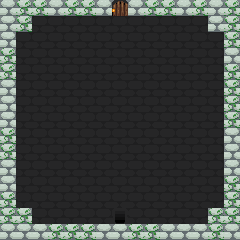

This is a level from a 2D game, rendered from its Tiled map with the project's own tilesets. A one-line summary and the complete map file follow:
An orthogonal 15x15 tile map with 16x16 px tiles, 2 tile layers (background, foreground) and 1 object.

<map version="1.5" tiledversion="1.6.0" orientation="orthogonal" renderorder="right-down" width="15" height="15" tilewidth="16" tileheight="16" infinite="0" nextlayerid="4" nextobjectid="2">
 <editorsettings>
  <export target="stage.json" format="json" />
 </editorsettings>
 <tileset firstgid="1" name="tiles" tilewidth="16" tileheight="16" tilecount="32" columns="8">
  <image source="../images/spritesheet.png" width="128" height="64" />
  <tile id="0">
   <properties>
    <property name="collides" type="bool" value="false" />
   </properties>
  </tile>
  <tile id="1">
   <properties>
    <property name="collides" type="bool" value="false" />
   </properties>
  </tile>
  <tile id="2">
   <properties>
    <property name="collides" type="bool" value="true" />
   </properties>
  </tile>
  <tile id="3">
   <properties>
    <property name="collides" type="bool" value="true" />
   </properties>
  </tile>
  <tile id="4">
   <properties>
    <property name="collides" type="bool" value="false" />
   </properties>
  </tile>
  <tile id="5">
   <properties>
    <property name="collides" type="bool" value="false" />
   </properties>
  </tile>
  <tile id="6">
   <properties>
    <property name="collides" type="bool" value="false" />
   </properties>
  </tile>
  <tile id="7">
   <properties>
    <property name="collides" type="bool" value="false" />
   </properties>
  </tile>
  <tile id="8">
   <properties>
    <property name="collides" type="bool" value="true" />
   </properties>
  </tile>
  <tile id="9">
   <properties>
    <property name="collides" type="bool" value="true" />
   </properties>
  </tile>
  <tile id="10">
   <properties>
    <property name="collides" type="bool" value="false" />
   </properties>
  </tile>
  <tile id="11">
   <properties>
    <property name="collides" type="bool" value="false" />
   </properties>
  </tile>
  <tile id="12">
   <properties>
    <property name="collides" type="bool" value="false" />
   </properties>
  </tile>
  <tile id="13">
   <properties>
    <property name="collides" type="bool" value="false" />
   </properties>
  </tile>
  <tile id="14">
   <properties>
    <property name="collides" type="bool" value="false" />
   </properties>
  </tile>
  <tile id="15">
   <properties>
    <property name="collides" type="bool" value="false" />
   </properties>
  </tile>
  <tile id="16">
   <properties>
    <property name="collides" type="bool" value="false" />
   </properties>
  </tile>
  <tile id="17">
   <properties>
    <property name="collides" type="bool" value="false" />
   </properties>
  </tile>
  <tile id="18">
   <properties>
    <property name="collides" type="bool" value="false" />
   </properties>
  </tile>
  <tile id="19">
   <properties>
    <property name="collides" type="bool" value="false" />
   </properties>
  </tile>
  <tile id="20">
   <properties>
    <property name="collides" type="bool" value="false" />
   </properties>
  </tile>
  <tile id="21">
   <properties>
    <property name="collides" type="bool" value="false" />
   </properties>
  </tile>
  <tile id="22">
   <properties>
    <property name="collides" type="bool" value="false" />
   </properties>
  </tile>
  <tile id="23">
   <properties>
    <property name="collides" type="bool" value="false" />
   </properties>
  </tile>
  <tile id="24">
   <properties>
    <property name="collides" type="bool" value="false" />
   </properties>
  </tile>
  <tile id="25">
   <properties>
    <property name="collides" type="bool" value="false" />
   </properties>
  </tile>
  <tile id="26">
   <properties>
    <property name="collides" type="bool" value="false" />
   </properties>
  </tile>
  <tile id="27">
   <properties>
    <property name="collides" type="bool" value="false" />
   </properties>
  </tile>
  <tile id="28">
   <properties>
    <property name="collides" type="bool" value="false" />
   </properties>
  </tile>
  <tile id="29">
   <properties>
    <property name="collides" type="bool" value="false" />
   </properties>
  </tile>
  <tile id="30">
   <properties>
    <property name="collides" type="bool" value="false" />
   </properties>
  </tile>
  <tile id="31">
   <properties>
    <property name="collides" type="bool" value="false" />
   </properties>
  </tile>
 </tileset>
 <layer id="1" name="background" width="15" height="15">
  <data encoding="csv">
1,1,1,1,1,1,1,2,1,1,1,1,1,1,1,
1,1,1,1,1,1,1,1,1,1,1,1,1,1,1,
1,1,1,1,1,1,1,1,1,1,1,1,1,1,1,
1,1,1,1,1,1,1,1,1,1,1,1,1,1,1,
1,1,1,1,1,1,1,1,1,1,1,1,1,1,1,
1,1,1,1,1,1,1,1,1,1,1,1,1,1,1,
1,1,1,1,1,1,1,1,1,1,1,1,1,1,1,
1,1,1,1,1,1,1,1,1,1,1,1,1,1,1,
1,1,1,1,1,1,1,1,1,1,1,1,1,1,1,
1,1,1,1,1,1,1,1,1,1,1,1,1,1,1,
1,1,1,1,1,1,1,1,1,1,1,1,1,1,1,
1,1,1,1,1,1,1,1,1,1,1,1,1,1,1,
1,1,1,1,1,1,1,1,1,1,1,1,1,1,1,
1,1,1,1,1,1,1,2,1,1,1,1,1,1,1,
1,1,1,1,1,1,1,1,1,1,1,1,1,1,1
</data>
 </layer>
 <layer id="2" name="foreground" width="15" height="15">
  <data encoding="csv">
3,4,4,3,4,4,3,9,3,4,4,3,4,3,4,
3,4,0,0,0,0,0,0,0,0,0,0,0,3,4,
3,0,0,0,0,0,0,0,0,0,0,0,0,0,4,
4,0,0,0,0,0,0,0,0,0,0,0,0,0,3,
4,0,0,0,0,0,0,0,0,0,0,0,0,0,4,
3,0,0,0,0,0,0,0,0,0,0,0,0,0,4,
3,0,0,0,0,0,0,0,0,0,0,0,0,0,4,
3,0,0,0,0,0,0,0,0,0,0,0,0,0,4,
4,0,0,0,0,0,0,0,0,0,0,0,0,0,3,
4,0,0,0,0,0,0,0,0,0,0,0,0,0,3,
3,0,0,0,0,0,0,0,0,0,0,0,0,0,3,
3,0,0,0,0,0,0,0,0,0,0,0,0,0,4,
4,0,0,0,0,0,0,0,0,0,0,0,0,0,4,
4,4,0,0,0,0,0,0,0,0,0,0,0,4,4,
3,3,3,4,4,4,3,3,4,4,3,3,3,4,3
</data>
 </layer>
 <objectgroup id="3" name="objects">
  <object id="1" gid="7" x="112.916" y="224.697" width="16" height="16" />
 </objectgroup>
</map>